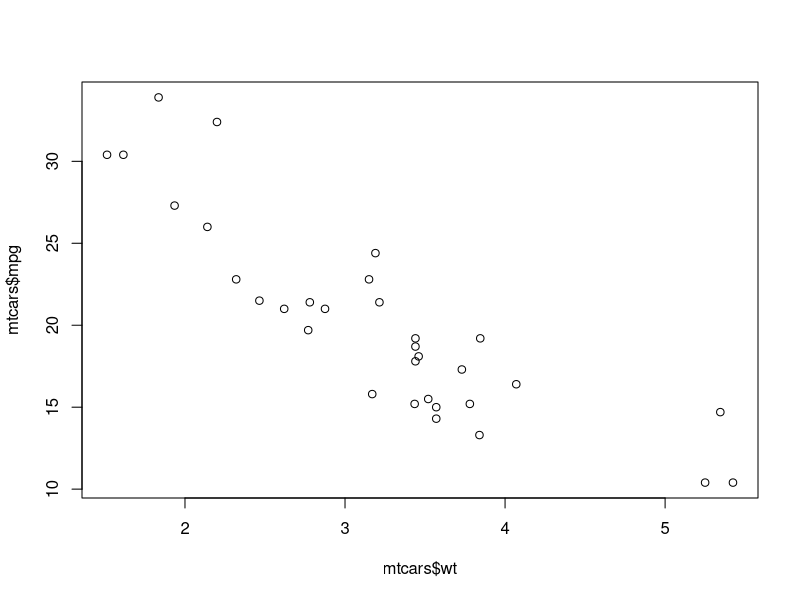
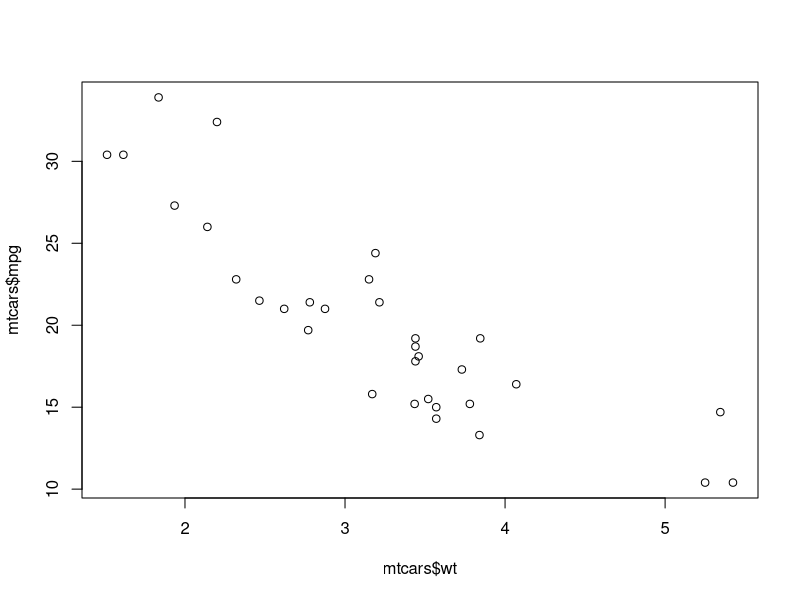
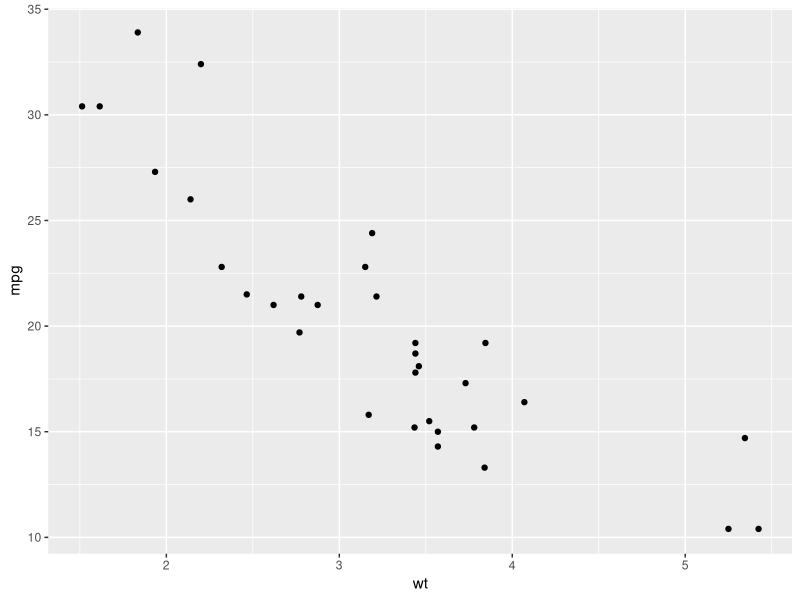

These figures' R source, in order:
## ---- chunk 1
summary(mtcars$mpg)
## ---- chunk 2
summary(mtcars$mpg)
## ---- chunk 3
plot(mtcars$wt, mtcars$mpg)
## ---- chunk 4
plot(mtcars$wt, mtcars$mpg)
## ---- chunk 5
library(ggplot2)
ggplot(mtcars, aes(wt, mpg)) + geom_point()
